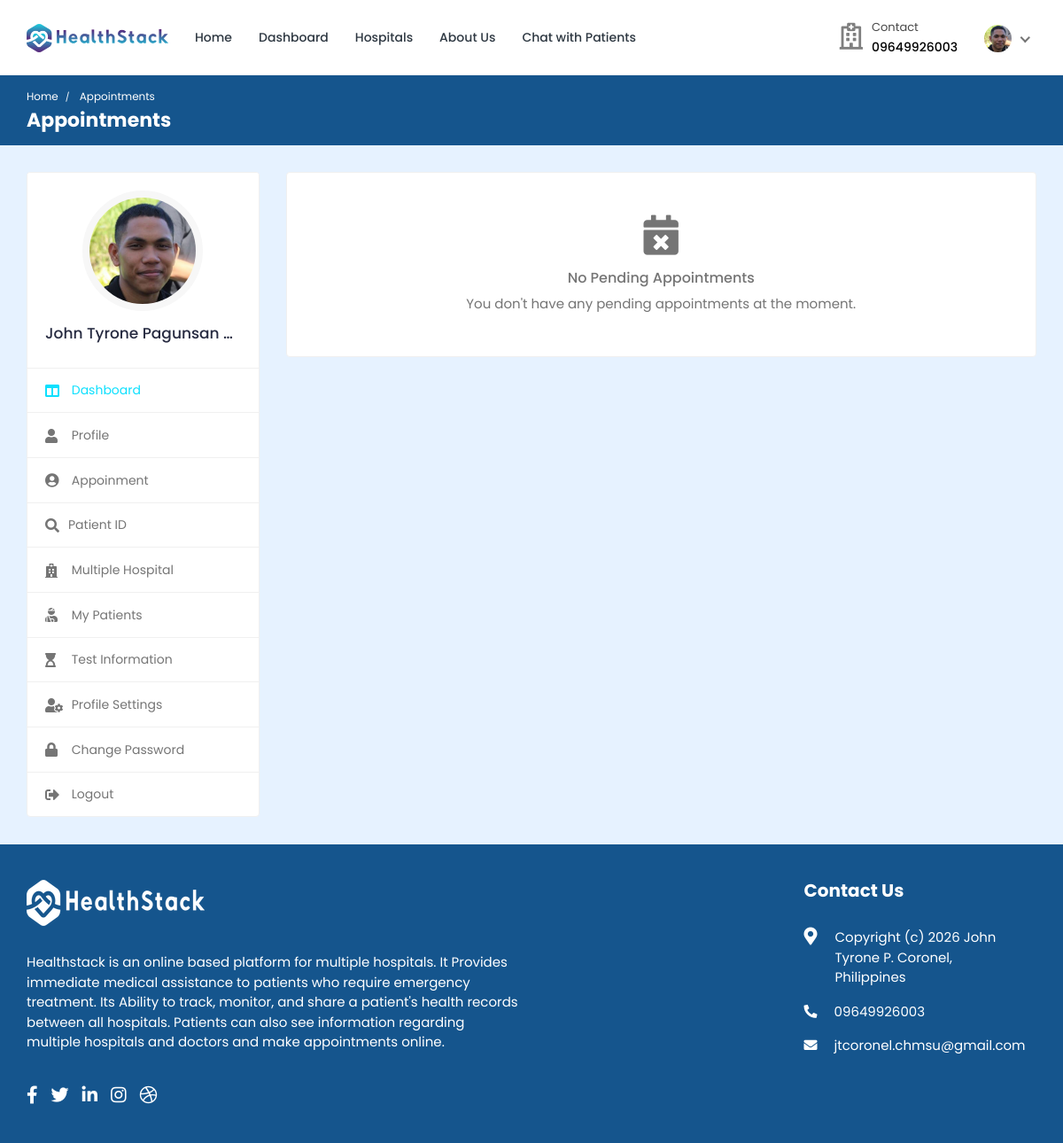
The app's page /doctor/appointments/ (signed in), older data.
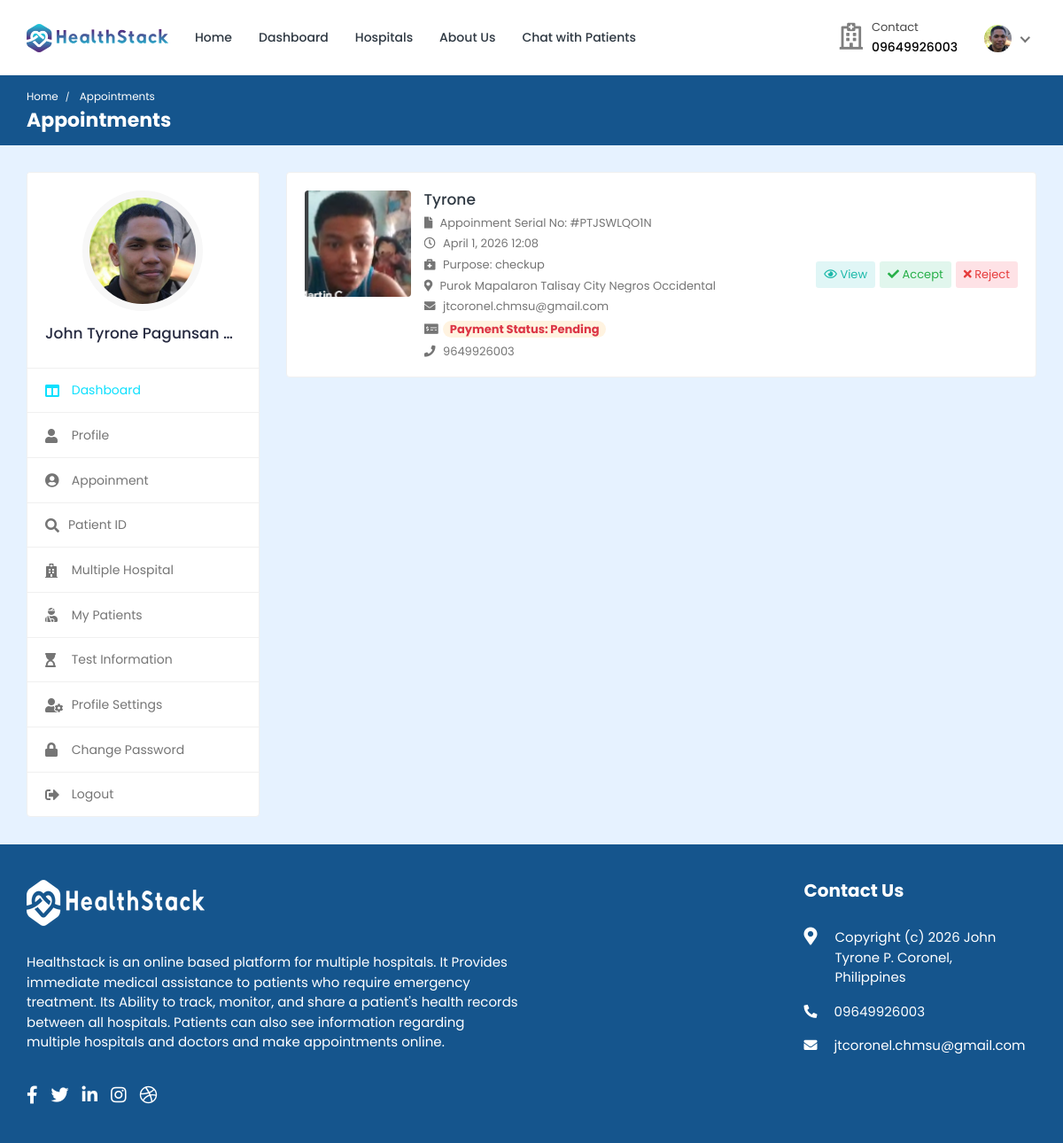
The same page, newer data.
### doctor/models.py (models this page shows, shortened)
class Doctor_Information(models.Model):
    DOCTOR_TYPE = (
        ('Cardiologists', 'Cardiologists'),
        ('Neurologists', 'Neurologists'),
        ('Pediatricians', 'Pediatricians'),
        ('Physiatrists', 'Physiatrists'),
        ('Dermatologists', 'Dermatologists'),
    )
    doctor_id = models.AutoField(primary_key=True)
    user = models.OneToOneField(User, on_delete=models.CASCADE, null=True, blank=True, related_name='profile')
    name = models.CharField(max_length=200, null=True, blank=True)
    username = models.CharField(max_length=200, null=True, blank=True)
    gender = models.CharField(max_length=200, null=True, blank=True)
    description = models.TextField(max_length=1000, null=True, blank=True)
    department = models.CharField(max_length=200, choices=DOCTOR_TYPE, null=True, blank=True)
    department_name = models.ForeignKey(hospital_department, on_delete=models.SET_NULL, null=True, blank=True)
    specialization = models.ForeignKey(specialization, on_delete=models.SET_NULL, null=True, blank=True)
    featured_image = models.ImageField(upload_to='doctors/', default='doctors/user-default.png', null=True, blank=True)
    certificate_image = models.ImageField(upload_to='doctors_certificate/', default='doctors_certificate/default.png', null=True, blank=True)
    email = models.EmailField(max_length=200, null=True, blank=True)
    phone_number = models.CharField(max_length=200, null=True, blank=True)
    nid = models.CharField(max_length=200, null=True, blank=True)
    visiting_hour = models.CharField(max_length=200, null=True, blank=True)
    consultation_fee = models.IntegerField(null=True, blank=True)
    report_fee = models.IntegerField(null=True, blank=True)
    dob = models.CharField(max_length=200, null=True, blank=True)
    institute = models.CharField(max_length=200, null=True, blank=True)
    degree = models.CharField(max_length=200, null=True, blank=True)
    completion_year = models.CharField(max_length=200, null=True, blank=True)
    work_place = models.CharField(max_length=200, null=True, blank=True)
    designation = models.CharField(max_length=200, null=True, blank=True)
    start_year = models.CharField(max_length=200, null=True, blank=True)
    end_year = models.CharField(max_length=200, null=True, blank=True)
    register_status =  models.CharField(max_length=200, null=True, blank=True)
    hospital_name = models.ForeignKey(Hospital_Information, on_delete=models.SET_NULL, null=True, blank=True)

class Appointment(models.Model):
    APPOINTMENT_TYPE = (
        ('report', 'report'),
        ('checkup', 'checkup'),
    )
    APPOINTMENT_STATUS = (
        ('pending', 'pending'),
        ('confirmed', 'confirmed'),
        ('cancelled', 'cancelled'),
    )
    id = models.AutoField(primary_key=True)
    date = models.DateField(null=True, blank=True)
    time = models.CharField(max_length=200, null=True, blank=True)
    doctor = models.ForeignKey(Doctor_Information, on_delete=models.CASCADE, null=True, blank=True)
    patient = models.ForeignKey(Patient, on_delete=models.CASCADE, null=True, blank=True)
    appointment_type = models.CharField(max_length=200, choices=APPOINTMENT_TYPE)
    appointment_status = models.CharField(max_length=200, choices=APPOINTMENT_STATUS)
    serial_number = models.CharField(max_length=200, null=True, blank=True)
    payment_status = models.CharField(max_length=200, null=True, blank=True, default='pending')
    transaction_id = models.CharField(max_length=255, null=True, blank=True)
    message = models.CharField(max_length=255, null=True, blank=True)

### hospital/models.py (models this page shows, shortened)
class Patient(models.Model):
    patient_id = models.AutoField(primary_key=True)
    user = models.OneToOneField(User, on_delete=models.CASCADE, null=True, blank=True, related_name='patient')
    name = models.CharField(max_length=200, null=True, blank=True)
    username = models.CharField(max_length=200, null=True, blank=True)
    age = models.IntegerField(null=True, blank=True)
    email = models.EmailField(max_length=200, null=True, blank=True)
    phone_number = models.IntegerField(null=True, blank=True)
    address = models.CharField(max_length=200, null=True, blank=True)
    featured_image = models.ImageField(upload_to='patients/', default='patients/user-default.png', null=True, blank=True)
    blood_group = models.CharField(max_length=200, null=True, blank=True)
    history = models.CharField(max_length=200, null=True, blank=True)
    dob = models.CharField(max_length=200, null=True, blank=True)
    nid = models.CharField(max_length=200, null=True, blank=True)
    serial_number = models.CharField(max_length=200, null=True, blank=True)
    login_status = models.CharField(max_length=200, null=True, blank=True, default="offline")

### doctor/views.py (the view)
# urls.py: path('appointments/',views.appointments, name='appointments'),
@csrf_exempt
@login_required(login_url="doctor-login")
def appointments(request):
    doctor = Doctor_Information.objects.get(user=request.user)
    appointments = Appointment.objects.filter(doctor=doctor).filter(appointment_status='pending').order_by('date')
    context = {'doctor': doctor, 'appointments': appointments}
    return render(request, 'appointments.html', context)

### templates/appointments.html (shortened to what this page needs)
{% load static %}
<!DOCTYPE html>
<html lang="en">
  <head>
    <link
      rel="stylesheet"
      href="{% static 'HealthStack-System/css/Normal/bootstrap.min.css' %}"
    />
    <link
      rel="stylesheet"
      href="{% static 'HealthStack-System/Outside_assets/plugins/fontawesome/css/fontawesome.min.css' %}"
    />
    <link
      rel="stylesheet"
      href="{% static 'HealthStack-System/Outside_assets/plugins/fontawesome/css/all.min.css' %}"
    />
    <link
      rel="stylesheet"
      href="{% static 'HealthStack-System/css/Normal/style.css' %}"
    />
  </head>
  <body>
    <div class="main-wrapper">
      <header class="header">{% include 'doctor-navbar.html' %}</header>
      <div class="breadcrumb-bar">
        <div class="container-fluid">
          <div class="row align-items-center">
            <div class="col-md-12 col-12">
              <nav aria-label="breadcrumb" class="page-breadcrumb">
                <ol class="breadcrumb">
                  <li class="breadcrumb-item">
                    <a href="index-2.html">Home</a>
                  </li>
                  <li class="breadcrumb-item active" aria-current="page">
                    Appointments
                  </li>
                </ol>
              </nav>
              <h2 class="breadcrumb-title">Appointments</h2>
            </div>
          </div>
        </div>
      </div>
      <div class="content">
        <div class="container-fluid">
          <div class="row">
            <div class="col-md-5 col-lg-4 col-xl-3 theiaStickySidebar">
              <div>{% include 'doctor-sidebar.html' %}</div>
            </div>
            <div class="col-md-7 col-lg-8 col-xl-9">
              <div class="appointments">
                {% if appointments %}
                {% for app in appointments %}
                <div class="appointment-list">
                  <div class="profile-info-widget">
                    <a href="patient-profile.html" class="booking-doc-img">
                      <img
                        src="{{app.patient.featured_image.url}}"
                        alt="User Image"
                      />
                    </a>
                    <div class="profile-det-info">
                      <h3><a href="{%url 'patient-profile' pk=app.patient.patient_id%}">{{app.patient.name}}</a></h3>
                      <div class="patient-details">
                        <h5>
                          <i class="fas fa-file"></i>Appoinment Serial No: #PT{{app.serial_number}}
                        </h5>
                        <h5>
                          <i class="far fa-clock"></i> {{app.date}} {{app.time}}
                        </h5>
                        <h5>
                          <i class="fas fa-briefcase-medical"></i> Purpose: {{app.appointment_type}}
                        </h5>
                        <h5>
                          <i class="fas fa-map-marker-alt"></i>{{app.patient.address}}
                        </h5>
                        <h5>
                          <i class="fas fa-envelope"></i> {{app.patient.email}}
                        </h5>
                        <h5>
                          {% if app.payment_status == 'pending' %}
                          <i class="fas fa-money-check-alt"></i> <span class="badge badge-pill bg-warning-light">Payment Status: Pending</span>
                          {% endif %}
                        </h5>
                        <h5 class="mb-0">
                          <i class="fas fa-phone"></i> {{app.patient.phone_number}}
                        </h5>
                      </div>
                    </div>
                  </div>
                  <div class="appointment-action">
                    <a href="#" class="btn btn-sm bg-info-light" data-toggle="modal" data-target="#appt_details"><i class="far fa-eye"></i> View</a>
                    <a href="{% url 'accept-appointment' pk=app.id %}" onclick="return confirm('Accept appointment?');" class="btn btn-sm bg-success-light"><i class="fas fa-check"></i> Accept</a>
                    <a href="{% url 'reject-appointment' pk=app.id %}" onclick="return confirm('Reject Appointment?');" class="btn btn-sm bg-danger-light"><i class="fas fa-times"></i> Reject</a>
                  </div>
                </div>
                {% endfor %}
                {% else %}
                <div class="card">
                  <div class="card-body text-center py-5">
                    <i class="fas fa-calendar-times fa-3x text-muted mb-3"></i>
                    <h5 class="text-muted">No Pending Appointments</h5>
                    <p class="text-muted mb-0">You don't have any pending appointments at the moment.</p>
                  </div>
                </div>
                {% endif %}
              </div>
            </div>
          </div>
        </div>
      </div>
      {% include 'footer.html' %}
    </div>
  </body>
</html>

### templates/doctor-navbar.html (shortened to what this page needs)
{% load static %}
<nav class="navbar navbar-expand-lg header-nav">
  <div class="navbar-header">
    <a href="{% url 'hospital_home'%}" class="navbar-brand logo">
      <img
        src="{% static 'HealthStack-System/images/Normal/logo.jpg' %}"
        class="img-fluid"
        alt="Logo"
      />
    </a>
  </div>
  <div class="main-menu-wrapper">
    <ul class="main-nav">
      <li>
        <a href="{% url 'hospital_home'%}">Home</a>
      </li>
      <li>
        <a href="{% url 'doctor-dashboard'%}">Dashboard</a>
      </li>
      <li><a href="{% url 'multiple-hospital' %}" style="text-decoration: none;">Hospitals</a></li>
      <li>
        <a href="{% url 'about-us'%}">About Us</a>
      </li>
      <li>
        <a href="{% url 'chat-home' pk=user.id %}">Chat with Patients</a>
      </li>
    </ul>
  </div>
  <ul class="nav header-navbar-rht">
    <li class="nav-item contact-item">
      <div class="header-contact-img">
        <i class="far fa-hospital"></i>
      </div>
      <div class="header-contact-detail">
        <p class="contact-header">Contact</p>
        {% include 'includes/contact-phone.html' %}
      </div>
    </li>
    <li class="nav-item dropdown has-arrow logged-item">
      <a href="#" class="dropdown-toggle nav-link" data-toggle="dropdown">
        <span class="user-img">
          <img
            class="rounded-circle"
            src="{{ doctor.featured_image.url }}"
            width="31"
            alt="Darren Elder"
          />
        </span>
      </a>
    </li>
  </ul>
</nav>

### templates/includes/contact-phone.html
{% if user.is_authenticated and user.is_patient and user.patient.phone_number %}
{% with phone=user.patient.phone_number|stringformat:"s" %}
<p class="contact-info-header">{% if phone|slice:":1" == "0" %}{{ phone }}{% else %}0{{ phone }}{% endif %}</p>
{% endwith %}
{% elif user.is_authenticated and user.is_doctor and user.profile.phone_number %}
{% with phone=user.profile.phone_number|stringformat:"s" %}
<p class="contact-info-header">{% if phone|slice:":1" == "0" %}{{ phone }}{% else %}0{{ phone }}{% endif %}</p>
{% endwith %}
{% elif user.is_authenticated and user.is_hospital_admin and user.hospital_admin.phone_number %}
{% with phone=user.hospital_admin.phone_number|stringformat:"s" %}
<p class="contact-info-header">{% if phone|slice:":1" == "0" %}{{ phone }}{% else %}0{{ phone }}{% endif %}</p>
{% endwith %}
{% elif patient.phone_number %}
{% with phone=patient.phone_number|stringformat:"s" %}
<p class="contact-info-header">{% if phone|slice:":1" == "0" %}{{ phone }}{% else %}0{{ phone }}{% endif %}</p>
{% endwith %}
{% elif doctor.phone_number %}
{% with phone=doctor.phone_number|stringformat:"s" %}
<p class="contact-info-header">{% if phone|slice:":1" == "0" %}{{ phone }}{% else %}0{{ phone }}{% endif %}</p>
{% endwith %}
{% else %}
<p class="contact-info-header">Not set</p>
{% endif %}

### templates/doctor-sidebar.html (shortened to what this page needs)
{% load static %}
<div class="profile-sidebar">
  <div class="widget-profile pro-widget-content">
    <div class="profile-info-widget">
      <a href="#" class="booking-doc-img">
        <img
          src="{{ doctor.featured_image.url }}"
          alt="User Image"
        />
      </a>
      <div class="profile-det-info">
        <h3>{{ doctor.name }}</h3>
      </div>
    </div>
  </div>
  <div class="dashboard-widget">
    <nav class="dashboard-menu sidebar">
      <ul>
        <li class="active">
          <a href="{% url 'doctor-dashboard' %}">
            <i class="fas fa-columns"></i>
            <span>Dashboard</span>
          </a>
        </li>
        <li>
        <a href="{% url 'doctor-profile' pk=doctor.doctor_id %}">
          <i class="fas fa-user"></i>
          <span>Profile</span>
        </a>
      </li>
        <li>
          <a href="{% url 'appointments'%}">
            <i class="fas fa-user-circle"></i>
            <span>Appoinment</span>
          </a>
        </li>
        <li class="nav-item has-submenu">
            <a href="#" class="nav-link"><i class="fas fa-search"></i><span>Patient ID</span></a>
        </li>
        <li>
          <a href="{% url 'multiple-hospital' %}">
            <i class="fas fa-hospital"></i>
            <span>Multiple Hospital</span>
          </a>
      </li>
        <li>
          <a href="{% url 'my-patients' %}">
            <i class="fas fa-user-injured"></i>
            <span>My Patients</span>
          </a>
        </li>
        <li>
          <a href="{% url 'doctor-test-list'%}" target="_blank">
            <i class="fas fa-hourglass-start"></i>
            <span>Test Information</span>
          </a>
        </li>
        <li>
          <a
            href="{% url 'doctor-profile-settings' %}"
          >
            <i class="fas fa-user-cog"></i>
            <span>Profile Settings</span>
          </a>
        </li>
        <li>
          <a href="{% url 'doctor-change-password' pk=user.id%}">
            <i class="fas fa-lock"></i>
            <span>Change Password</span>
          </a>
        </li>
        <li>
          <a href="{% url 'doctor-logout'%}">
            <i class="fas fa-sign-out-alt"></i>
            <span>Logout</span>
          </a>
        </li>
      </ul>
    </nav>
  </div>
</div>

### templates/includes/contact-phone-text.html
{% if user.is_authenticated and user.is_patient and user.patient.phone_number %}
{% with phone=user.patient.phone_number|stringformat:"s" %}{% if phone|slice:":1" == "0" %}{{ phone }}{% else %}0{{ phone }}{% endif %}{% endwith %}
{% elif user.is_authenticated and user.is_doctor and user.profile.phone_number %}
{% with phone=user.profile.phone_number|stringformat:"s" %}{% if phone|slice:":1" == "0" %}{{ phone }}{% else %}0{{ phone }}{% endif %}{% endwith %}
{% elif user.is_authenticated and user.is_hospital_admin and user.hospital_admin.phone_number %}
{% with phone=user.hospital_admin.phone_number|stringformat:"s" %}{% if phone|slice:":1" == "0" %}{{ phone }}{% else %}0{{ phone }}{% endif %}{% endwith %}
{% elif patient.phone_number %}
{% with phone=patient.phone_number|stringformat:"s" %}{% if phone|slice:":1" == "0" %}{{ phone }}{% else %}0{{ phone }}{% endif %}{% endwith %}
{% elif doctor.phone_number %}
{% with phone=doctor.phone_number|stringformat:"s" %}{% if phone|slice:":1" == "0" %}{{ phone }}{% else %}0{{ phone }}{% endif %}{% endwith %}
{% else %}
Not set
{% endif %}

Row changes from the older to the newer data that the page shows:
added Appointment: patient.featured_image (picture), patient.name "Tyrone", serial_number "JSWLQO1N", date "April 1, 2026", time "12:08", appointment_type "checkup", patient.address "Purok Mapalaron Talisay City Negros Occidental", patient.email "jtcoronel.chmsu@gmail.com", payment_status "pending" (drawn), patient.phone_number "9649926003"
Text that changed along with them:
text no longer shown: "No Pending Appointments You don't have any pending appointments at the moment."
